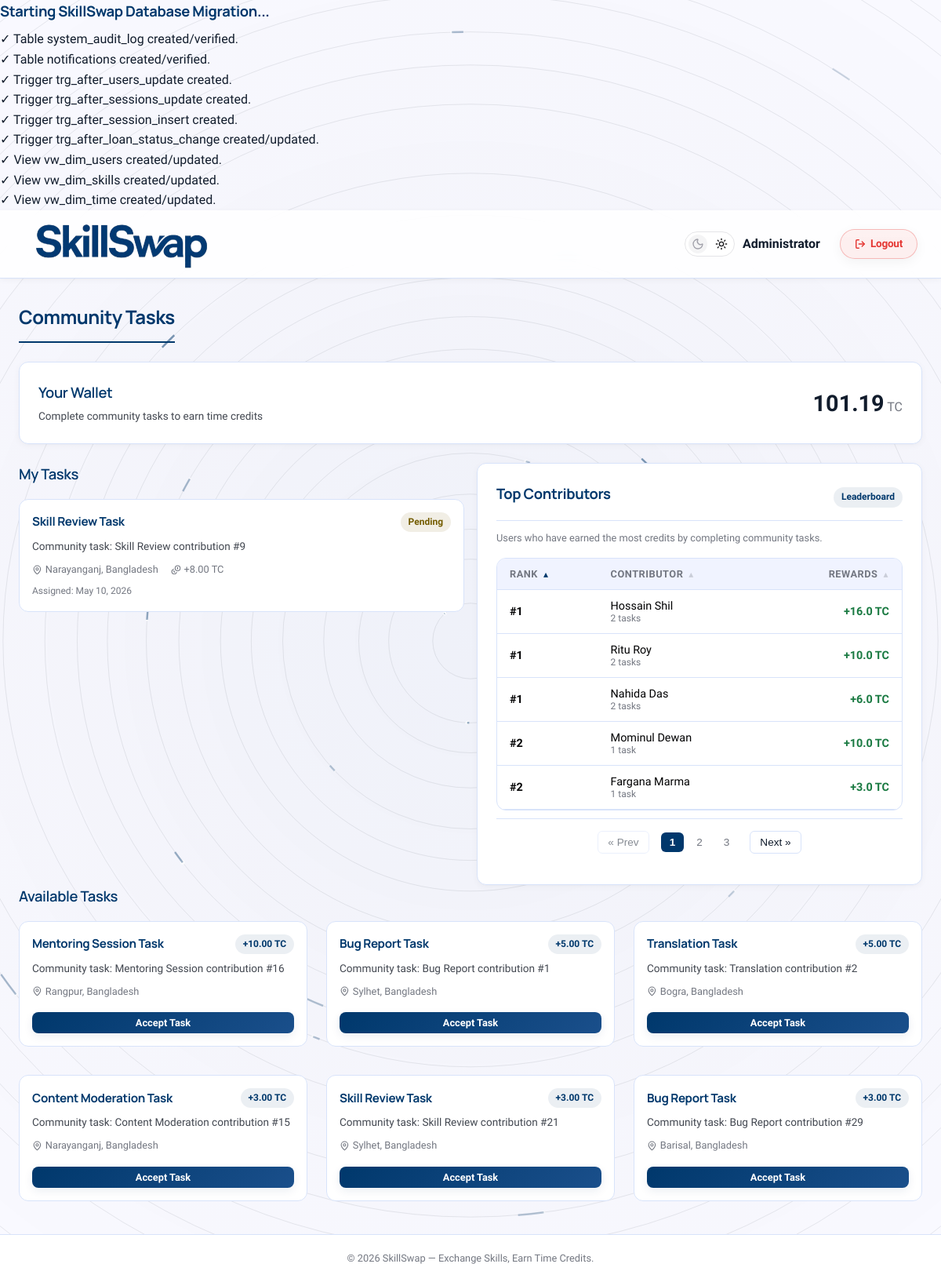
/pages/community_tasks.php (signed in), run on the app's committed database.
### tables this page shows
CREATE TABLE IF NOT EXISTS wallet (
    wallet_id INT AUTO_INCREMENT PRIMARY KEY,
    user_id INT UNIQUE NOT NULL,
    balance DECIMAL(15, 2) DEFAULT 0.00 CHECK (balance >= 0.00),
    last_updated TIMESTAMP DEFAULT CURRENT_TIMESTAMP ON UPDATE CURRENT_TIMESTAMP,
    FOREIGN KEY (user_id) REFERENCES users(user_id) ON DELETE CASCADE
);

CREATE TABLE IF NOT EXISTS community_task (
    task_id INT AUTO_INCREMENT PRIMARY KEY,
    user_id INT,
    task_type VARCHAR(50),
    description TEXT,
    location VARCHAR(100),
    credit_reward DECIMAL(10, 2) DEFAULT 5.00,
    status ENUM('pending', 'in-progress', 'under-review', 'completed', 'cancelled') DEFAULT 'pending',
    submission_note TEXT,
    assigned_at TIMESTAMP DEFAULT CURRENT_TIMESTAMP,
    completed_at TIMESTAMP NULL,
    FOREIGN KEY (user_id) REFERENCES users(user_id) ON DELETE SET NULL
);

CREATE TABLE IF NOT EXISTS users (
    user_id INT AUTO_INCREMENT PRIMARY KEY,
    name VARCHAR(100) NOT NULL,
    email VARCHAR(100) UNIQUE NOT NULL,
    password_hash VARCHAR(255) NOT NULL,
    location VARCHAR(100) NOT NULL,
    bio TEXT,
    profile_photo MEDIUMBLOB,
    profile_photo_mime VARCHAR(50),
    reliability_score DECIMAL(5, 2) DEFAULT 5.00,
    status ENUM('active', 'suspended') DEFAULT 'active',
    created_at TIMESTAMP DEFAULT CURRENT_TIMESTAMP,
    last_active_at TIMESTAMP DEFAULT CURRENT_TIMESTAMP ON UPDATE CURRENT_TIMESTAMP,
    availability_schedule TEXT
);

### pages/community_tasks.php (the view, shortened to what this page needs)
<?php
require_once __DIR__ . '/../config/db.php';
$user_id = $_SESSION['user_id'];
$conn->query("
    UPDATE users u
    JOIN community_task ct ON u.user_id = ct.user_id
    SET u.reliability_score = GREATEST(u.reliability_score - 0.50, 0)
    WHERE ct.status = 'in-progress' AND ct.assigned_at < NOW() - INTERVAL 1 DAY
");
$conn->query("UPDATE community_task SET status = 'pending', user_id = NULL, assigned_at = NULL WHERE status = 'in-progress' AND assigned_at < NOW() - INTERVAL 1 DAY");
$wallet = $conn->query("SELECT balance FROM wallet WHERE user_id = $user_id")->fetch_assoc();
$balance = $wallet ? $wallet['balance'] : 0.00;
$my_tasks = $conn->query("
    SELECT * FROM community_task
    WHERE user_id = $user_id AND status != 'completed'
    ORDER BY assigned_at DESC
");
$page = isset($_GET['page']) ? intval($_GET['page']) : 1;
$limit = 9;
$offset = ($page - 1) * $limit;
$available_tasks = $conn->query("
    SELECT * FROM community_task
    WHERE status = 'pending' AND (user_id IS NULL OR user_id != $user_id)
    ORDER BY credit_reward DESC
    LIMIT $limit OFFSET $offset
");
$sort = trim($_GET['sort'] ?? 'rank');
$order = trim($_GET['order'] ?? 'asc');
$allowed_sorts = [
    'rank' => 'task_rank',
    'name' => 'name',
    'rewards' => 'total_rewards'
];
$sort_col = $allowed_sorts[$sort] ?? 'task_rank';
$order_sql = (strtolower($order) === 'desc') ? 'DESC' : 'ASC';
$task_leaderboard = $conn->query("
    WITH task_ranks AS (
        SELECT
            u.name,
            u.user_id,
            COUNT(ct.task_id) AS tasks_completed,
            SUM(ct.credit_reward) AS total_rewards,
            DENSE_RANK() OVER (ORDER BY COUNT(ct.task_id) DESC) as task_rank
        FROM community_task ct
        JOIN users u ON ct.user_id = u.user_id
        WHERE ct.status = 'completed'
        GROUP BY ct.user_id
    )
    SELECT * FROM task_ranks WHERE task_rank <= 5 ORDER BY $sort_col $order_sql
");
include __DIR__ . '/../includes/header.php';
?>
<div class="page-wrapper">
    <div class="container">
        <h1 class="page-title">Community Tasks</h1>
        <div class="card mb-3">
            <div class="flex justify-between items-center">
                <div>
                    <h3 class="section-title" style="margin-bottom:4px;">Your Wallet</h3>
                    <p style="color:var(--text-secondary); font-size:0.85rem;">Complete community tasks to earn time credits</p>
                </div>
                <div style="text-align:right;">
                    <span style="font-size:1.8rem; font-weight:700; color:var(--orange-primary);"><?php echo number_format($balance, 2); ?></span>
                    <span style="color:var(--text-muted);">TC</span>
                </div>
            </div>
        </div>
        <div class="grid-2" style="align-items: start;">
            <div>
                <h2 class="section-title" style="margin-top:0;">My Tasks</h2>
                <?php if ($my_tasks->num_rows > 0): ?>
                    <?php while ($t = $my_tasks->fetch_assoc()):
                        $status_class = 'badge-warning';
                        ?>
                        <div class="task-card">
                            <div class="task-header">
                                <h4><?php echo htmlspecialchars($t['task_type']); ?> Task</h4>
                                <span class="badge <?php echo $status_class; ?>">
                                    <?php
                                    if ($t['status'] === 'under-review') echo 'Under Review';
                                    else echo ucfirst($t['status']);
                                    ?>
                                </span>
                            </div>
                            <p><?php echo htmlspecialchars($t['description']); ?></p>
                            <div class="task-meta">
                                <span style="display: flex; align-items: center; gap: 4px;"><i data-lucide="map-pin" class="lucide-sm"></i> <?php echo htmlspecialchars($t['location']); ?></span>
                                <span style="display: flex; align-items: center; gap: 4px;"><i data-lucide="coins" class="lucide-sm"></i> +<?php echo number_format($t['credit_reward'], 2); ?> TC</span>
                            </div>
                            <div class="task-meta mt-1" style="font-size: 0.75rem;">
                                <span>Assigned: <?php echo date('M d, Y', strtotime($t['assigned_at'])); ?></span>
                            </div>
                        </div>
                    <?php endwhile; ?>
                <?php endif; ?>
            </div>
            <div class="card">
                <div class="card-header">
                    <h3>Top Contributors</h3>
                    <span class="badge badge-orange">Leaderboard</span>
                </div>
                <p style="color:var(--text-muted); font-size:0.8rem; margin-bottom: 15px;">
                    Users who have earned the most credits by completing community tasks.
                </p>
                <?php if ($task_leaderboard && $task_leaderboard->num_rows > 0): ?>
                    <div class="table-wrapper">
                        <table>
                            <thead>
                                <tr>
                                    <th>
                                        <span class="th-content">
                                            <span>Rank</span>
                                            <?php echo renderTableSort('rank', $sort, $order); ?>
                                        </span>
                                    </th>
                                    <th>
                                        <span class="th-content">
                                            <span>Contributor</span>
                                            <?php echo renderTableSort('name', $sort, $order); ?>
                                        </span>
                                    </th>
                                    <th style="text-align: right;">
                                        <span class="th-content" style="justify-content: flex-end;">
                                            <span>Rewards</span>
                                            <?php echo renderTableSort('rewards', $sort, $order); ?>
                                        </span>
                                    </th>
                                </tr>
                            </thead>
                            <tbody>
                                <?php while ($tl = $task_leaderboard->fetch_assoc()):
                                    $is_current_user = ($tl['user_id'] == $user_id);
                                    ?>
                                    <tr style="<?php echo $is_current_user ? 'background: var(--primary-glow); font-weight: 600;' : ''; ?>">
                                        <td><strong>#<?php echo $tl['task_rank']; ?></strong></td>
                                        <td>
                                            <?php echo htmlspecialchars($tl['name']); ?>
                                            <br><small style="color:var(--text-muted); font-size:0.75rem;"><?php echo $tl['tasks_completed']; ?> task<?php echo $tl['tasks_completed'] == 1 ? '' : 's'; ?></small>
                                        </td>
                                        <td style="text-align: right; color: var(--success); font-weight: 600;">
                                            +<?php echo number_format($tl['total_rewards'], 1); ?> TC
                                        </td>
                                    </tr>
                                <?php endwhile; ?>
                            </tbody>
                        </table>
                    </div>
                <?php else: ?>
                    <p style="color: var(--text-muted); font-size: 0.85rem; text-align: center;">No task contributors recorded yet.</p>
                <?php endif; ?>
            </div>
        </div>
        <h2 class="section-title mt-4">Available Tasks</h2>
        <?php if ($available_tasks->num_rows > 0): ?>
            <div style="display: grid; grid-template-columns: repeat(auto-fill, minmax(300px, 1fr)); gap: 1.5rem;">
                <?php while ($t = $available_tasks->fetch_assoc()): ?>
                    <div class="task-card">
                        <div class="task-header">
                            <h4><?php echo htmlspecialchars($t['task_type']); ?> Task</h4>
                            <span class="badge badge-orange">+<?php echo number_format($t['credit_reward'], 2); ?> TC</span>
                        </div>
                        <p><?php echo htmlspecialchars($t['description']); ?></p>
                        <div class="task-meta">
                            <span style="display: flex; align-items: center; gap: 4px;"><i data-lucide="map-pin" class="lucide-sm"></i> <?php echo htmlspecialchars($t['location']); ?></span>
                        </div>
                        <form method="POST" class="mt-2">
                            <button type="submit" class="btn btn-sm btn-primary" style="width: 100%;">Accept Task</button>
                        </form>
                    </div>
                <?php endwhile; ?>
            </div>
        <?php endif; ?>
    </div>
</div>
<?php include __DIR__ . '/../includes/footer.php'; ?>

### data on the page
wallet: balance "101.19"
community_task: task_type "Skill Review", status "Pending", description "Community task: Skill Review contribution #9", location "Narayanganj, Bangladesh", credit_reward "8.00", assigned_at "May 10, 2026"
users: task_rank "1", name "Hossain Shil", tasks_completed "2", total_rewards "16.0"
users: task_rank "1", name "Ritu Roy", tasks_completed "2", total_rewards "10.0"
users: task_rank "1", name "Nahida Das", tasks_completed "2", total_rewards "6.0"
users: task_rank "2", name "Mominul Dewan", tasks_completed "1", total_rewards "10.0"
users: task_rank "2", name "Fargana Marma", tasks_completed "1", total_rewards "3.0"
community_task: task_type "Mentoring Session", credit_reward "10.00", description "Community task: Mentoring Session contribution #16", location "Rangpur, Bangladesh"
community_task: task_type "Bug Report", credit_reward "5.00", description "Community task: Bug Report contribution #1", location "Sylhet, Bangladesh"
community_task: task_type "Translation", credit_reward "5.00", description "Community task: Translation contribution #2", location "Bogra, Bangladesh"
community_task: task_type "Content Moderation", credit_reward "3.00", description "Community task: Content Moderation contribution #15", location "Narayanganj, Bangladesh"
community_task: task_type "Skill Review", credit_reward "3.00", description "Community task: Skill Review contribution #21", location "Sylhet, Bangladesh"
community_task: task_type "Bug Report", credit_reward "3.00", description "Community task: Bug Report contribution #29", location "Barisal, Bangladesh"

### other printed values
$user_name "Administrator"
$arrow "▴"
